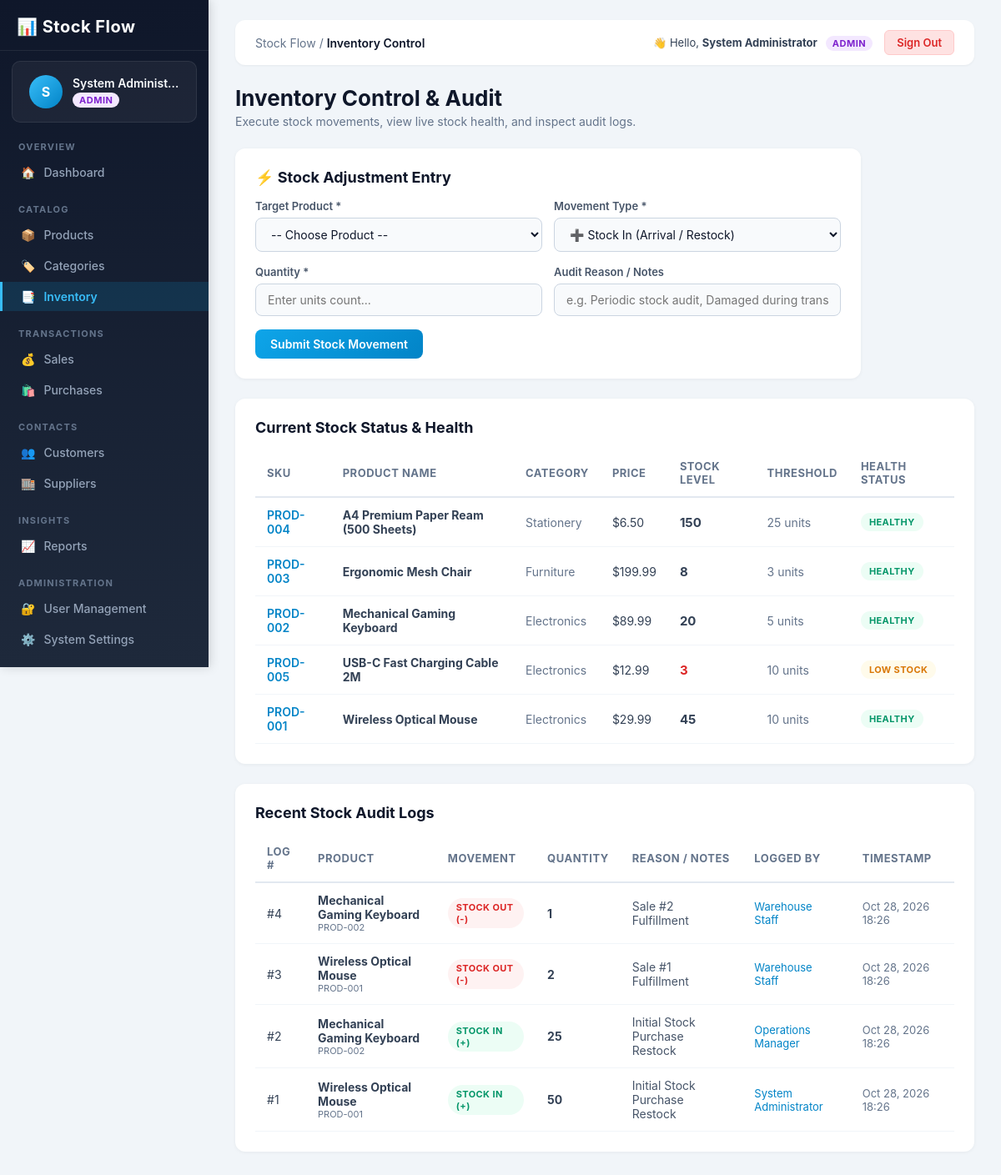
Page /pages/inventory.php (signed in) on the committed database.
### tables this page shows
CREATE TABLE IF NOT EXISTS `products` (
    `id` INT AUTO_INCREMENT PRIMARY KEY,
    `sku` VARCHAR(50) NOT NULL UNIQUE,
    `name` VARCHAR(150) NOT NULL,
    `category_id` INT NULL,
    `price` DECIMAL(10, 2) NOT NULL DEFAULT 0.00,
    `cost` DECIMAL(10, 2) NOT NULL DEFAULT 0.00,
    `quantity` INT NOT NULL DEFAULT 0,
    `min_stock` INT NOT NULL DEFAULT 5,
    `description` TEXT,
    `created_at` TIMESTAMP DEFAULT CURRENT_TIMESTAMP,
    `updated_at` TIMESTAMP DEFAULT CURRENT_TIMESTAMP ON UPDATE CURRENT_TIMESTAMP,
    FOREIGN KEY (`category_id`) REFERENCES `categories`(`id`) ON DELETE SET NULL
);

CREATE TABLE IF NOT EXISTS `categories` (
    `id` INT AUTO_INCREMENT PRIMARY KEY,
    `name` VARCHAR(100) NOT NULL UNIQUE,
    `description` TEXT,
    `created_at` TIMESTAMP DEFAULT CURRENT_TIMESTAMP
);

CREATE TABLE IF NOT EXISTS `inventory_logs` (
    `id` INT AUTO_INCREMENT PRIMARY KEY,
    `user_id` INT NULL,
    `product_id` INT NOT NULL,
    `type` ENUM('in', 'out', 'adjustment') NOT NULL,
    `quantity` INT NOT NULL,
    `reason` VARCHAR(255) NULL,
    `created_at` TIMESTAMP DEFAULT CURRENT_TIMESTAMP,
    FOREIGN KEY (`user_id`) REFERENCES `users`(`id`) ON DELETE SET NULL,
    FOREIGN KEY (`product_id`) REFERENCES `products`(`id`) ON DELETE CASCADE
);

CREATE TABLE IF NOT EXISTS `users` (
    `id` INT AUTO_INCREMENT PRIMARY KEY,
    `username` VARCHAR(50) NOT NULL UNIQUE,
    `password` VARCHAR(255) NOT NULL,
    `full_name` VARCHAR(100) NOT NULL DEFAULT 'System User',
    `email` VARCHAR(100) NOT NULL,
    `role` ENUM('admin', 'manager', 'staff') NOT NULL DEFAULT 'staff',
    `status` ENUM('active', 'inactive') NOT NULL DEFAULT 'active',
    `created_at` TIMESTAMP DEFAULT CURRENT_TIMESTAMP,
    `updated_at` TIMESTAMP DEFAULT CURRENT_TIMESTAMP ON UPDATE CURRENT_TIMESTAMP
);

### pages/inventory.php (the view, shortened to what this page needs)
<?php
require_once __DIR__ . '/../config/db.php';
$products = [];
if ($pdo !== null) {
    $stmt = $pdo->query("SELECT p.*, c.name AS category_name FROM products p LEFT JOIN categories c ON p.category_id = c.id ORDER BY p.name ASC");
    $products = $stmt->fetchAll();
}
$logs = [];
if ($pdo !== null) {
    $stmt = $pdo->query("SELECT l.*, p.name AS product_name, p.sku, u.username, u.full_name
                         FROM inventory_logs l
                         JOIN products p ON l.product_id = p.id
                         LEFT JOIN users u ON l.user_id = u.id
                         ORDER BY l.id DESC LIMIT 30");
    $logs = $stmt->fetchAll();
}
require_once __DIR__ . '/../includes/header.php';
?>
<div class="page-title-row">
    <div>
        <h1>Inventory Control & Audit</h1>
        <p style="color: #64748b; font-size: 14px; margin-top: 4px;">Execute stock movements, view live stock health, and inspect audit logs.</p>
    </div>
</div>
<div class="form-card" style="max-width: 750px;">
    <h2>⚡ Stock Adjustment Entry</h2>
    <form method="POST" action="inventory.php" class="app-form">
        <div class="form-row form-row-2">
            <div class="form-group">
                <label class="form-label">Target Product *</label>
                <select name="product_id" class="form-control" required>
                    <option value="">-- Choose Product --</option>
                </select>
            </div>
            <div class="form-group">
                <label class="form-label">Movement Type *</label>
                <select name="type" class="form-control" required>
                    <option value="in">➕ Stock In (Arrival / Restock)</option>
                </select>
            </div>
        </div>
        <div class="form-row form-row-2">
            <div class="form-group">
                <label class="form-label">Quantity *</label>
                <input type="number" name="quantity" class="form-control" placeholder="Enter units count..." min="1" required>
            </div>
            <div class="form-group">
                <label class="form-label">Audit Reason / Notes</label>
                <input type="text" name="reason" class="form-control" placeholder="e.g. Periodic stock audit, Damaged during transit">
            </div>
        </div>
        <button type="submit" class="btn btn-primary" style="align-self: flex-start;">
            Submit Stock Movement
        </button>
    </form>
</div>
<div class="form-card" style="max-width: 100%;">
    <h2>Current Stock Status & Health</h2>
    <div class="table-responsive">
        <table class="app-table">
            <thead>
                <tr>
                    <th>SKU</th>
                    <th>Product Name</th>
                    <th>Category</th>
                    <th>Price</th>
                    <th>Stock Level</th>
                    <th>Threshold</th>
                    <th>Health Status</th>
                </tr>
            </thead>
            <tbody>
                <?php if (empty($products)): ?>
                    <tr>
                        <td colspan="7" style="padding: 20px; text-align: center; color: #64748b;">No products found in system.</td>
                    </tr>
                <?php else: ?>
                    <?php foreach ($products as $prod): ?>
                        <tr>
                            <td style="font-weight: 600; color: #0284c7;"><?php echo htmlspecialchars($prod['sku']); ?></td>
                            <td><strong><?php echo htmlspecialchars($prod['name']); ?></strong></td>
                            <td style="color: #64748b;"><?php echo htmlspecialchars($prod['category_name'] ?? 'Uncategorized'); ?></td>
                            <td>$<?php echo number_format($prod['price'], 2); ?></td>
                            <td>
                                <strong style="font-size: 15px; <?php echo ($prod['quantity'] <= $prod['min_stock']) ? 'color: #dc2626;' : ''; ?>">
                                    <?php echo $prod['quantity']; ?>
                                </strong>
                            </td>
                            <td style="color: #64748b;"><?php echo $prod['min_stock']; ?> units</td>
                            <td>
                                <?php if ($prod['quantity'] == 0): ?>
                                    <span class="badge badge-danger">OUT OF STOCK</span>
                                <?php elseif ($prod['quantity'] <= $prod['min_stock']): ?>
                                    <span class="badge badge-warning">LOW STOCK</span>
                                <?php else: ?>
                                    <span class="badge badge-success">HEALTHY</span>
                                <?php endif; ?>
                            </td>
                        </tr>
                    <?php endforeach; ?>
                <?php endif; ?>
            </tbody>
        </table>
    </div>
</div>
<div class="form-card" style="max-width: 100%;">
    <h2>Recent Stock Audit Logs</h2>
    <div class="table-responsive">
        <table class="app-table">
            <thead>
                <tr>
                    <th>Log #</th>
                    <th>Product</th>
                    <th>Movement</th>
                    <th>Quantity</th>
                    <th>Reason / Notes</th>
                    <th>Logged By</th>
                    <th>Timestamp</th>
                </tr>
            </thead>
            <tbody>
                <?php if (empty($logs)): ?>
                    <tr>
                        <td colspan="7" style="padding: 20px; text-align: center; color: #64748b;">No inventory logs recorded.</td>
                    </tr>
                <?php else: ?>
                    <?php foreach ($logs as $log): ?>
                        <tr>
                            <td>#<?php echo $log['id']; ?></td>
                            <td>
                                <strong><?php echo htmlspecialchars($log['product_name']); ?></strong>
                                <span style="font-size: 11px; color: #64748b; display: block;"><?php echo htmlspecialchars($log['sku']); ?></span>
                            </td>
                            <td>
                                <?php if ($log['type'] === 'in'): ?>
                                    <span class="badge badge-success">STOCK IN (+)</span>
                                <?php elseif ($log['type'] === 'out'): ?>
                                    <span class="badge badge-danger">STOCK OUT (-)</span>
                                <?php else: ?>
                                    <span class="badge badge-info">RESET</span>
                                <?php endif; ?>
                            </td>
                            <td><strong><?php echo $log['quantity']; ?></strong></td>
                            <td style="color: #475569;"><?php echo htmlspecialchars($log['reason'] ?? '-'); ?></td>
                            <td style="color: #0284c7; font-size: 13px;">
                                <?php echo htmlspecialchars($log['full_name'] ?? $log['username'] ?? 'System'); ?>
                            </td>
                            <td style="color: #64748b; font-size: 13px;">
                                <?php
                                    $time_str = !empty($log['created_at']) ? $log['created_at'] : 'now';
                                    echo date('M d, Y H:i', strtotime($time_str));
                                ?>
                            </td>
                        </tr>
                    <?php endforeach; ?>
                <?php endif; ?>
            </tbody>
        </table>
    </div>
</div>
<?php require_once __DIR__ . '/../includes/footer.php'; ?>

### style/style.css (style rules this page uses)
* { margin: 0; padding: 0; box-sizing: border-box; }
body { font-family: -apple-system, BlinkMacSystemFont, "Segoe UI", Roboto, Helvetica, Arial, sans-serif; background-color: #f1f5f9; color: #1e293b; min-height: 100vh; }
.page-title-row { display: flex; align-items: center; justify-content: space-between; margin-bottom: 24px; flex-wrap: wrap; gap: 12px; }
.page-title-row h1 { font-size: 26px; font-weight: 700; color: #0f172a; }
.form-card { background: #ffffff; border-radius: 12px; padding: 24px; box-shadow: 0 1px 4px rgba(0, 0, 0, 0.05); margin-bottom: 24px; }
.form-card h2 { font-size: 18px; font-weight: 700; color: #0f172a; margin-bottom: 16px; display: flex; align-items: center; justify-content: space-between; }
.app-form { display: flex; flex-direction: column; gap: 16px; }
.form-group { display: flex; flex-direction: column; gap: 6px; }
.form-label { font-size: 13px; font-weight: 600; color: #475569; }
.form-control { width: 100%; padding: 10px 14px; font-size: 14px; font-family: inherit; color: #0f172a; background: #f8fafc; border: 1.5px solid #cbd5e1; border-radius: 8px; outline: none; transition: all 0.2s ease; }
.form-row { display: grid; gap: 14px; }
.form-row-2 { grid-template-columns: 1fr 1fr; }
.btn { display: inline-flex; align-items: center; justify-content: center; gap: 6px; padding: 9px 18px; font-size: 14px; font-weight: 600; font-family: inherit; border-radius: 8px; border: none; cursor: pointer; transition: all 0.2s ease; text-decoration: none; }
.btn-primary { background: linear-gradient(135deg, #0ea5e9 0%, #0284c7 100%); color: #ffffff; }
.table-responsive { width: 100%; overflow-x: auto; }
.app-table { width: 100%; border-collapse: collapse; text-align: left; font-size: 14px; }
.app-table thead tr { border-bottom: 2px solid #e2e8f0; color: #64748b; font-weight: 600; font-size: 13px; text-transform: uppercase; letter-spacing: 0.5px; }
.app-table th { padding: 12px 14px; }
.app-table td { padding: 12px 14px; border-bottom: 1px solid #f1f5f9; color: #334155; }
.badge { display: inline-block; padding: 4px 10px; border-radius: 20px; font-size: 11px; font-weight: 700; letter-spacing: 0.4px; text-transform: uppercase; }
.badge-success { background: #ecfdf5; color: #059669; }
.badge-warning { background: #fffbeb; color: #d97706; }
.badge-danger { background: #fef2f2; color: #dc2626; }

### rows in the picture
products: sku "PROD-004", name "A4 Premium Paper Ream (500 Sheets)", category.name "Stationery", price "6.50", quantity "150", min_stock "25", shows "HEALTHY"
products: sku "PROD-003", name "Ergonomic Mesh Chair", category.name "Furniture", price "199.99", quantity "8", min_stock "3", shows "HEALTHY"
products: sku "PROD-002", name "Mechanical Gaming Keyboard", category.name "Electronics", price "89.99", quantity "20", min_stock "5", shows "HEALTHY"
products: sku "PROD-005", name "USB-C Fast Charging Cable 2M", category.name "Electronics", price "12.99", quantity "3", min_stock "10", shows "LOW STOCK"
products: sku "PROD-001", name "Wireless Optical Mouse", category.name "Electronics", price "29.99", quantity "45", min_stock "10", shows "HEALTHY"
inventory_logs: id "4", product.name "Mechanical Gaming Keyboard", product.sku "PROD-002", type "STOCK OUT (-)", quantity "1", reason "Sale #2 Fulfillment", user.full_name "Warehouse Staff", created_at "Oct 28, 2026 18:26"
inventory_logs: id "3", product.name "Wireless Optical Mouse", product.sku "PROD-001", type "STOCK OUT (-)", quantity "2", reason "Sale #1 Fulfillment", user.full_name "Warehouse Staff", created_at "Oct 28, 2026 18:26"
inventory_logs: id "2", product.name "Mechanical Gaming Keyboard", product.sku "PROD-002", type "STOCK IN (+)", quantity "25", reason "Initial Stock Purchase Restock", user.full_name "Operations Manager", created_at "Oct 28, 2026 18:26"
inventory_logs: id "1", product.name "Wireless Optical Mouse", product.sku "PROD-001", type "STOCK IN (+)", quantity "50", reason "Initial Stock Purchase Restock", user.full_name "System Administrator", created_at "Oct 28, 2026 18:26"

### other values in the picture
$user_initial "S"
$user_name "System Administ…"
$user_role "ADMIN"
str_replace('Stock Flow - ', '', $page_title) "Inventory Control"
$user_name "System Administrator"
